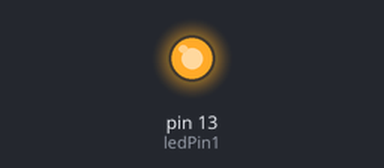
Bench run of a sketch on a simulated Arduino Uno, built with avr-gcc and run on an emulated ATmega328P. On the bench: output pins drawn as LEDs (lit = HIGH).

Above: at 0.1 s.
Timing chart, 0 to 1.6 s (numbered marks = the images above):
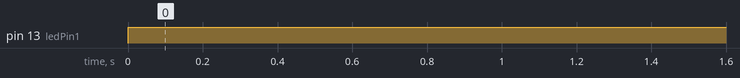

Measured:
- by itself, pin 13 (ledPin1): LOW → HIGH at 0.00 s

The sketch:

03-Understanding-Breadboards.ino
```cpp
/**
 * Lesson 03 — Understanding Breadboards
 *
 * Learning how to use a breadboard to build a circuit.
 * The end result is to have a working LED.
 */

//Could be any pin
int ledPin1 = 13;

void setup() {
  pinMode(ledPin1, OUTPUT);

}

void loop() {
  digitalWrite(ledPin1,HIGH);

}
```
